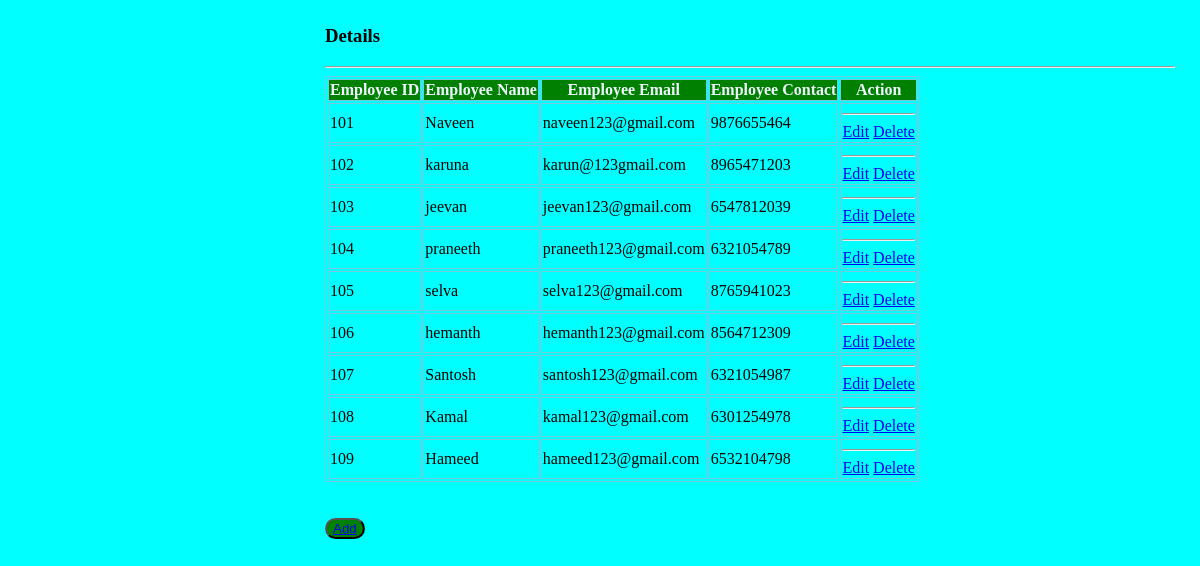
The page /show on the database its author committed.
### emp/models.py (models this page shows, shortened)
class Employee(models.Model):
    eid=models.CharField(max_length=25)
    ename=models.CharField(max_length=25)
    eemail=models.EmailField()
    econtact=models.CharField(max_length=25)
    class Meta:
        db_table="emp"

### emp/views.py (the view)
# urls.py: path('show',views.show, name="show"),
def show(request):
    employees=Employee.objects.all()
    return render(request,"show.html",{"employees":employees})

### templates/show.html (shortened to what this page needs)
<!DOCTYPE html>
<html lang="en">
<head>
    {% load static %}
    <link rel="stylesheet" href="{% static 'css/style.css' %}">
</head>
<body>
    <table>
        <thead>
            <tr>
                <th>Employee ID</th>
                <th>Employee Name</th>
                <th>Employee Email</th>
                <th>Employee Contact</th>
                <th>Action</th>
            </tr>
        </thead>
        <tbody>
            <h3>Details</h3>
            <hr>
            {% for employee in employees %}
            <tr>
                <td>{{ employee.eid }}</td>
                <td>{{ employee.ename }}</td>
                <td>{{ employee.eemail }}</td>
                <td>{{ employee.econtact }}</td>
                <td>
                    <hr>
                    <a href="/edit/{{ employee.id }}">Edit</a>
                    <a href="/delete/{{ employee.id }}">Delete</a>
                </td>
            </tr>
            {% endfor %}
        </tbody>
    </table>
    <br>
    <br>
    <button class="btn btn-success" >
        <a class="nav-link active text-white" aria-current="page" href="{% url 'entry' %}">Add</a>
      </button>
    </body>
</html>

### static/css/style.css (style rules this page uses)
body { background-color: aqua; height: 100%; margin: 25px; padding-left: 300px; }
table,th,td { border: 1px solid rgb(118, 200, 221); }
th { background-color: green; color:aliceblue; }
button { border-radius: 12px; color: aqua; background-color: green; cursor: pointer; }

### rows shown on the page
Employee: eid "101", ename "Naveen", eemail "naveen123@gmail.com", econtact "9876655464"
Employee: eid "102", ename "karuna", eemail "karun@123gmail.com", econtact "8965471203"
Employee: eid "103", ename "jeevan", eemail "jeevan123@gmail.com", econtact "6547812039"
Employee: eid "104", ename "praneeth", eemail "praneeth123@gmail.com", econtact "6321054789"
Employee: eid "105", ename "selva", eemail "selva123@gmail.com", econtact "8765941023"
Employee: eid "106", ename "hemanth", eemail "hemanth123@gmail.com", econtact "8564712309"
Employee: eid "107", ename "Santosh", eemail "santosh123@gmail.com", econtact "6321054987"
Employee: eid "108", ename "Kamal", eemail "kamal123@gmail.com", econtact "6301254978"
Employee: eid "109", ename "Hameed", eemail "hameed123@gmail.com", econtact "6532104798"
